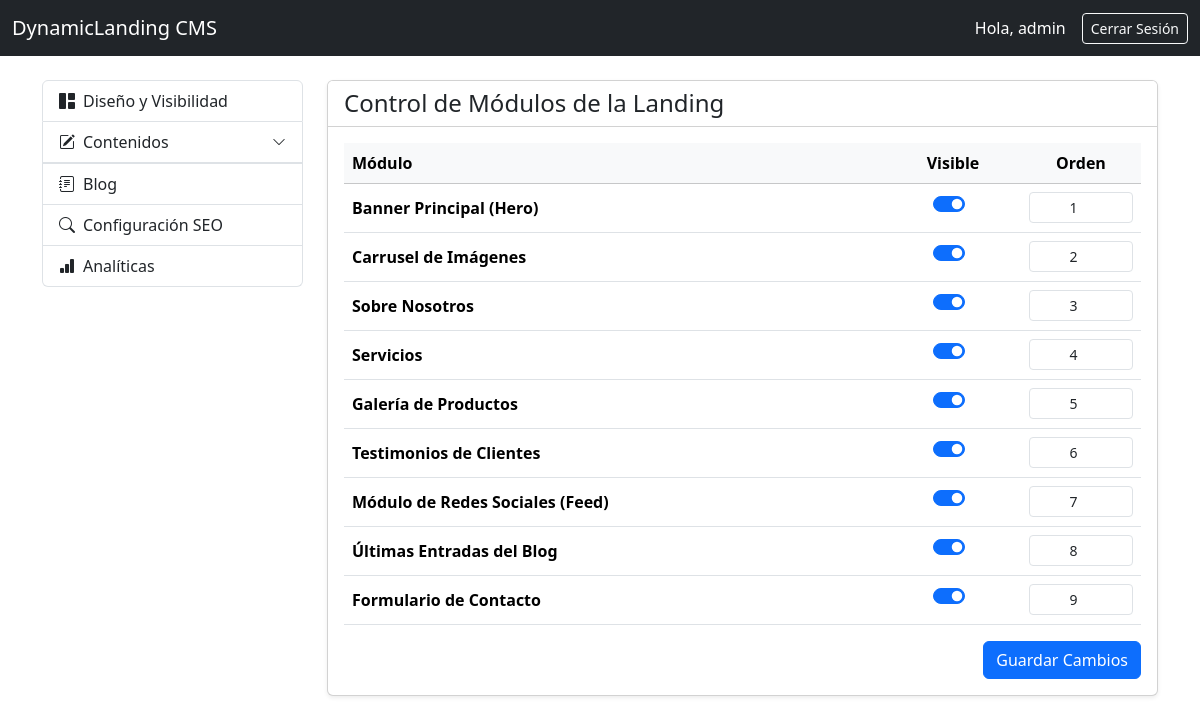
The page /admin/ (signed in) on the database as committed earlier.
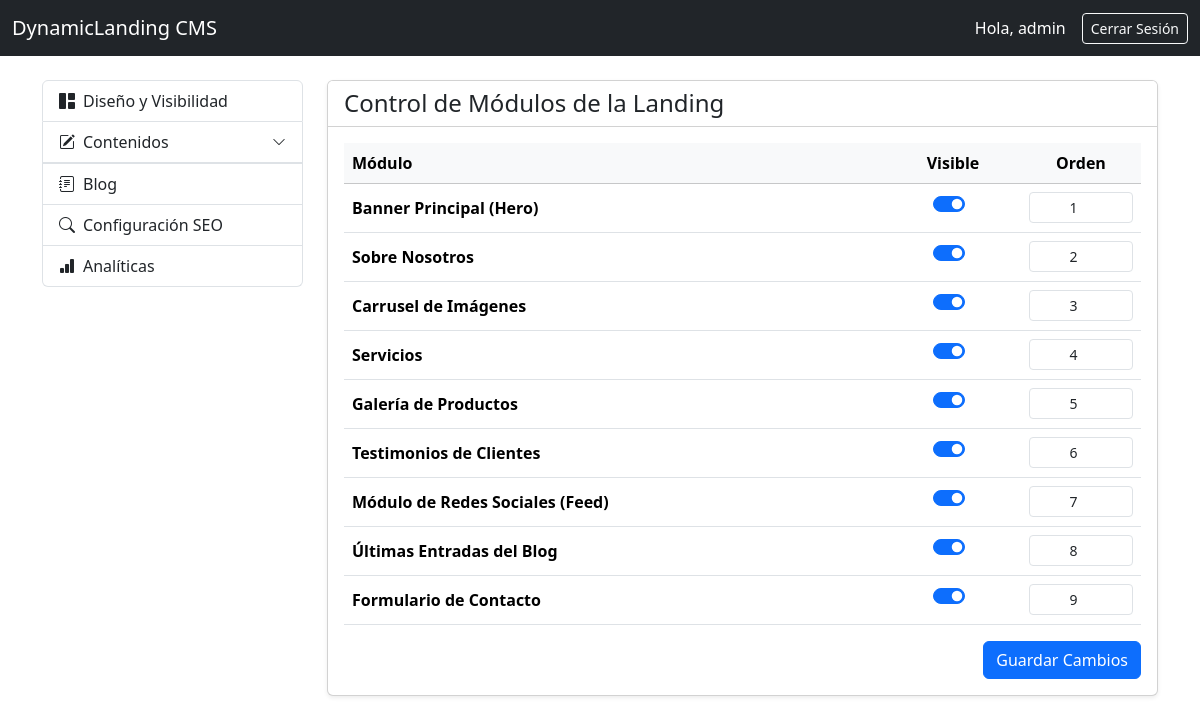
The same page on the database as committed later.
### tables this page shows
CREATE TABLE modulos (
            id TEXT PRIMARY KEY,
            nombre_legible TEXT NOT NULL,
            activo INTEGER NOT NULL DEFAULT 1,
            orden INTEGER NOT NULL
        );

### routes/dashboard.py (the view, shortened to what this page needs)
@dashboard_bp.route('/', methods=['GET', 'POST'])
@login_required
def dashboard():
    conn = get_db_connection()
    modulos = conn.execute('SELECT * FROM modulos ORDER BY orden ASC').fetchall()
    conn.close()
    return render_template('admin/dashboard.html', modulos=modulos)

### extensions.py (called while the page is built)
def get_db_connection():
    conn = sqlite3.connect(DB_PATH)
    conn.row_factory = sqlite3.Row
    return conn

@login_manager.user_loader
def load_user(user_id):
    conn = get_db_connection()
    user_row = conn.execute('SELECT * FROM admin WHERE id = ?', (user_id,)).fetchone()
    conn.close()
    if user_row:
        return User(user_row['id'], user_row['username'])
    return None

### templates/admin/dashboard.html (shortened to what this page needs)
<!DOCTYPE html>
<html lang="es">
<head>
    <link href="https://cdn.jsdelivr.net/npm/bootstrap@5.3.2/dist/css/bootstrap.min.css" rel="stylesheet">
    <link rel="stylesheet" href="https://cdn.jsdelivr.net/npm/bootstrap-icons@1.11.1/font/bootstrap-icons.css">
</head>
<body>
    <nav class="navbar navbar-dark bg-dark">
        <div class="container-fluid">
            <a class="navbar-brand" href="#">DynamicLanding CMS</a>
            <div class="d-flex text-white align-items-center">
                <span class="me-3">Hola, {{ current_user.username }}</span>
                <a href="{{ url_for('auth.logout') }}" class="btn btn-outline-light btn-sm">Cerrar Sesión</a>
            </div>
        </div>
    </nav>
    <div class="container mt-4">
        <div class="row">
            <div class="col-md-3">
                {% include 'admin/sidebar.html' %}
            </div>
            <div class="col-md-9">
                <div class="card shadow-sm">
                    <div class="card-header bg-white">
                        <h4 class="mb-0">Control de Módulos de la Landing</h4>
                    </div>
                    <div class="card-body">
                        <form method="POST">
                            <table class="table table-hover align-middle">
                                <thead class="table-light">
                                    <tr>
                                        <th>Módulo</th>
                                        <th class="text-center">Visible</th>
                                        <th class="text-center" style="width: 120px;">Orden</th>
                                    </tr>
                                </thead>
                                <tbody>
                                    {% for mod in modulos %}
                                    <tr>
                                        <td><strong>{{ mod.nombre_legible }}</strong></td>
                                        <td class="text-center">
                                            <div class="form-check form-switch d-inline-block">
                                                <input class="form-check-input" type="checkbox" name="activo_{{ mod.id }}" {% if mod.activo == 1 %}checked{% endif %}>
                                            </div>
                                        </td>
                                        <td class="text-center">
                                            <input type="number" name="orden_{{ mod.id }}" class="form-control form-control-sm text-center" value="{{ mod.orden }}" min="1">
                                        </td>
                                    </tr>
                                    {% endfor %}
                                </tbody>
                            </table>
                            <div class="text-end mt-3">
                                <button type="submit" class="btn btn-primary">Guardar Cambios</button>
                            </div>
                        </form>
                    </div>
                </div>
            </div>
        </div>
    </div>
</body>
</html>

Rows that differ between the two databases and show on the page:
changed modulos "Sobre Nosotros": orden "3" → "2"; moves up the list
changed modulos "Carrusel de Imágenes": orden "2" → "3"
